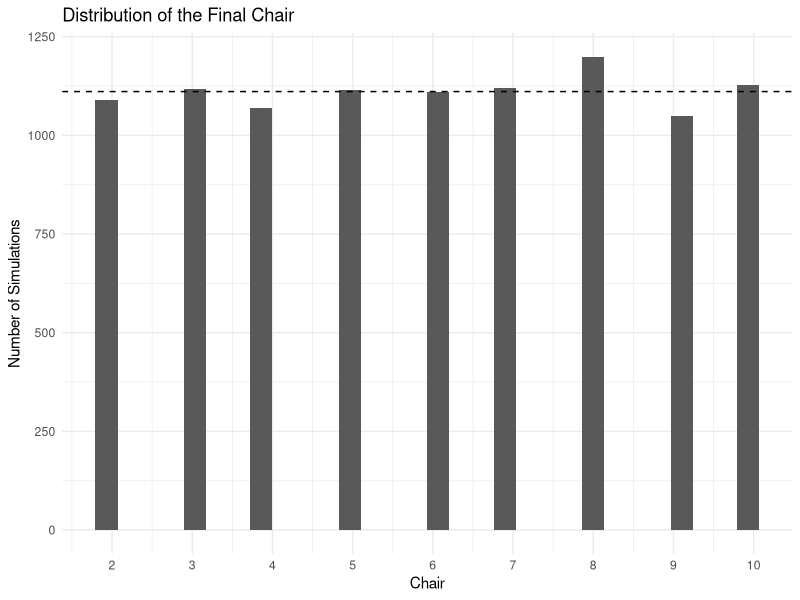
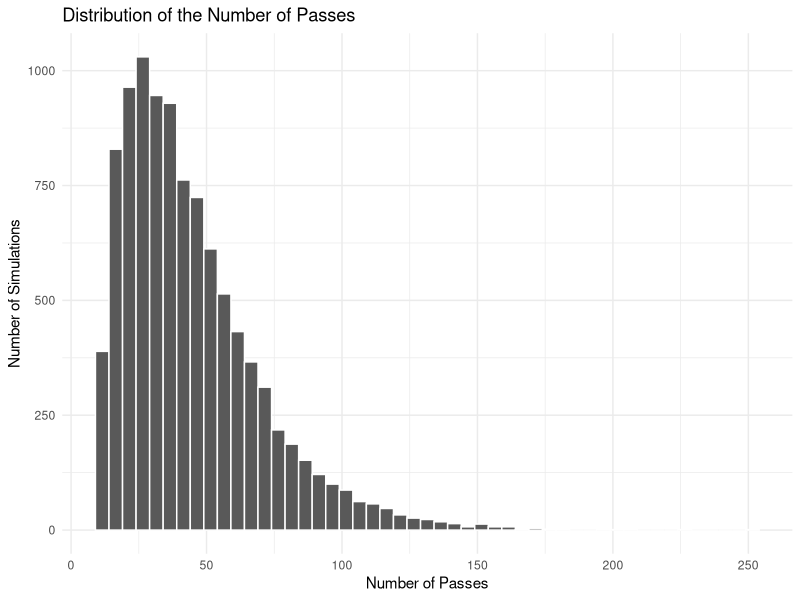

These charts were generated, in order, by the following R code:
## ---- chunk 1
set.seed(648)
library(dplyr)
library(ggplot2)
## ---- chunk 2
# AI disclosure: this code was mostly hand-coded by me. The only help I received from AI was that, at first, I used 'j' instead of 'i' inside the loop and did not set 'i <- j' after the loop ended. I have now revised the code to use 'i consistently throughout.

# say p is probability for heads, which mean left
present_party <- function(chair = 10, p = 0.5){
  x <- rep(0, chair)
  i <- 1 # the host hold the ball at the beginning
  x[i] <- 1
  n <- 0
  while (sum(x) != chair){
    a <- 2 * rbinom(1, 1, p) - 1 # if head, pass to left, then 1, otherwise -1
    i <- i + a
    if (i == 0) i <- chair else if (i == chair + 1) i <- 1
    x[i] <- 1
    n <- n + 1
  }
  return(c(i,n))
}

present_party()
## ---- chunk 3
# To prove it is correct, we should consider some extreme cases:
present_party(chair = 10, p = 1) # would return 10 and 9 rounds
present_party(chair = 10, p = 0) # would return 2 and 9 rounds
present_party(chair = 1, p = 0.5) # would return 1 and 0 rounds
## ---- chunk 4
set.seed(648)
sim <- rep(0,10000)
pass <- rep(0,10000)
for (j in seq_along(sim)){
  sim[j] <- present_party()[1]
  pass[j] <- present_party()[2]
}
head(sim,10)
head(pass,10)
## ---- chunk 5
ggplot(data.frame(x = sim), aes(x = sim)) +
  geom_histogram() +
  scale_x_continuous(breaks = 2:10) + 
  geom_hline(
  yintercept = 10000 / 9,
  linetype = "dashed")+
  labs(
    title = "Distribution of the Final Chair",
    x = "Chair",
    y = "Number of Simulations"
  ) +
  theme_minimal()
## ---- chunk 6
summary(pass)
ggplot(data.frame(x = pass), aes(x = pass)) +
  geom_histogram(
    binwidth = 5,
    boundary = 9,
    color = "white"
  ) +
  labs(
    title = "Distribution of the Number of Passes",
    x = "Number of Passes",
    y = "Number of Simulations"
  ) +
  theme_minimal()
## ---- chunk 7
# AI disclosure: I originally planned to use a KS test, but ChatGPT pointed out that the KS test is designed for continuous distributions, whereas the outcome here is discrete.
chisq.test(table(sim), p = rep(1/9, 9))
## ---- chunk 8
